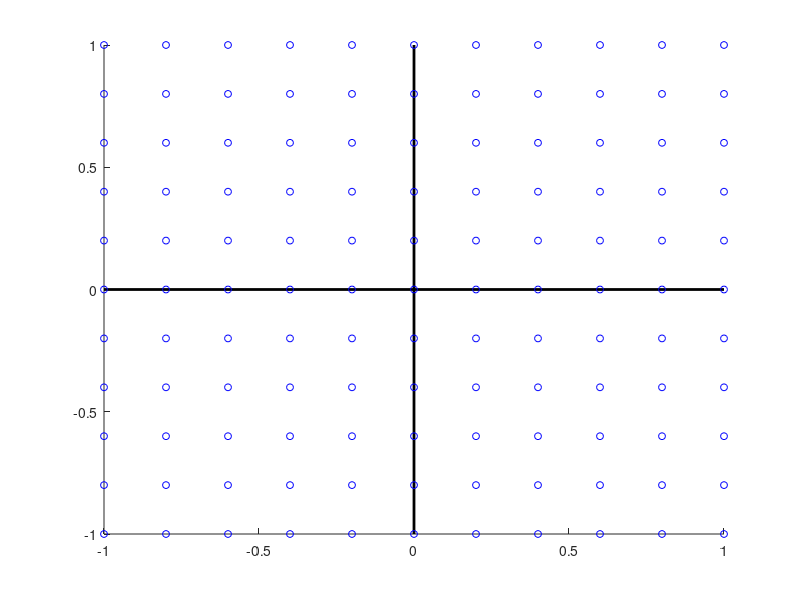

Reproduce this figure in MATLAB. (Note: this script raises an error after producing the figure.)
function main

  xx = linspace(-1, 1, 11);
  yy = linspace(-1, 1, 11);
  [X, Y] = meshgrid(xx, yy);
 
  AA = reshape(unique(round(randn(20, 4)), 'rows'), 2, 2, []);
  
  for n = (1 : size(AA, 3))
    A = AA(:, :, n);
    
    UV = reshape(A * [X(:)'; Y(:)'], [2, length(yy), length(xx),]);
    
    U = UV(1, :, :);
    V = UV(2, :, :);
    
    clf;
    hold('on');
    plot([min(xx), max(xx)], [0, 0], 'k', 'LineWidth', 2);
    plot([0, 0], [min(yy), max(yy)], 'k', 'LineWidth', 2);
    h(1) = plot(X(:), Y(:), 'bo', 'MarkerSize', 5);
    h(2) = plot(0, 0, 'r-', 'LineWidth', 3);
    quiver(X, Y, U, V, 'r', 'LineWidth', 3);
    xlabel('x_1');
    ylabel('x_2');
    legend(h, "x", "x'");
    grid;
    
    copied_legend = findobj(gcf(), "type", "axes", "Tag", "legend");
    set(copied_legend, "FontSize", 30);
    
    axis([min(xx), max(xx), min(yy), max(yy)]);
    
    csvwrite(['A/' num2str(n) '.txt'], A);
    saveas(gcf, ['A/' num2str(n) '.png']);
    
    close;
  end  
end

